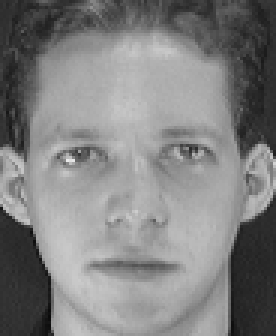
#> input picture FaceRecognition-master/att_faces/s1/1.pgm, 92 x 112 px, given in place of the camera (shown 3 times larger)
$ python FaceCapture.py   (Python 2 division)   (older library calls are emulated)
#> lines starting #> are read from the running program, lines starting #| are printed output that depends on the picture
import cv2

cascPath = "haarcascade_frontalface_default.xml"
faceCascade = cv2.CascadeClassifier(cascPath)

video_capture = cv2.VideoCapture(0)
inx = 0

while True:
    ret, frame = video_capture.read()
#> frame is the input picture: shape (112, 92, 3); min 11, max 234, mean 128.3

    gray = cv2.cvtColor(frame, cv2.COLOR_BGR2GRAY)

    faces = faceCascade.detectMultiScale(
        gray,
        scaleFactor=1.2,
        minNeighbors=5,
        minSize=(30, 30),
        flags=cv2.cv.CV_HAAR_SCALE_IMAGE
    )
#> faces = [[6, 22, 82, 82]]

    # Draw a rectangle around the faces
    for (x, y, w, h) in faces:
        head = gray[y:y + h, x:x + w]
        # head = cv2.resize(head, (92/ w, 112/h), interpolation=cv2.INTER_CUBIC)
        sX = 92.0 / w
        sY = 112.0 / w
        head = cv2.resize(head, None, fx=sX, fy=sY, interpolation=cv2.INTER_CUBIC)
        cv2.imshow('Clip', head)
        cv2.moveWindow('Clip', 700, 0)
#> this loop made 1 pass
#> (x, y, w, h, sX, sY) on pass 1: (6, 22, 82, 82, 1.12, 1.37)
#> pass 1, `head = gray[y:y + h, x:x + w]`:
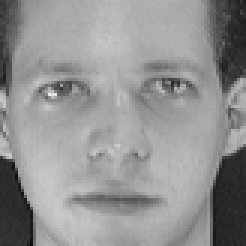
#> head: shape (82, 82) (shown 3 times larger); min 12, max 234, mean 146.2
#> pass 1, `head = cv2.resize(head, None, fx=sX, fy=sY, interpolation=cv2.INTER_CU..`:
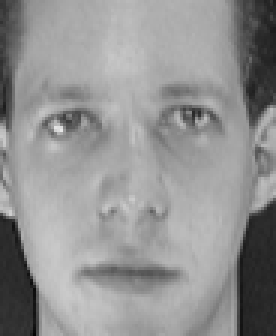
#> head: shape (112, 92) (shown 3 times larger); min 4, max 231, mean 146.2
        # cv2.rectangle(frame, (x, y), (x + w, y + h), (0, 255, 0), 2)
        # print "X: %d Y: %d W: %d, H: %d" % (x, y, w, h)

    # Display the resulting frame
    cv2.imshow('Video', frame)
    # head = cv2.equalizeHist(head)
    cv2.moveWindow('Video', 0, 0)
    k = cv2.waitKey(1) & 0xFF
#> (key q is pressed here)
    if k == ord('q'):
        break
    elif k == ord('s'):
        fileName = './faces/' + str(inx) + '.pgm'
        print fileName
        cv2.imwrite(fileName, head)
        inx += 1

# When everything is done, release the capture
video_capture.release()
cv2.destroyAllWindows()

$ run again, on FaceRecognition-master/att_faces/s1/10.pgm
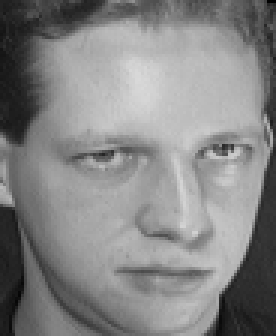
#> input picture FaceRecognition-master/att_faces/s1/10.pgm, 92 x 112 px, given in place of the camera (shown 3 times larger)
#> frame is the input picture: shape (112, 92, 3); min 1, max 217, mean 132.8
#> faces = [[13, 25, 78, 78]]
#> the loop `for (x, y, w, h) in faces:` made 1 pass
#> (x, y, w, h, sX, sY) on pass 1: (13, 25, 78, 78, 1.18, 1.44)
#> pass 1, `head = gray[y:y + h, x:x + w]`:
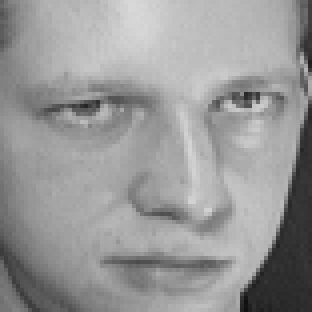
#> head: shape (78, 78) (shown 4 times larger); min 15, max 217, mean 152
#> pass 1, `head = cv2.resize(head, None, fx=sX, fy=sY, interpolation=cv2.INTER_CU..`:
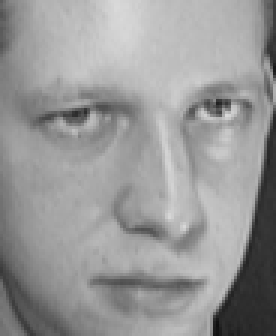
#> head: shape (112, 92) (shown 3 times larger); min 15, max 217, mean 152

$ run again, on FaceRecognition-master/att_faces/s1/3.pgm
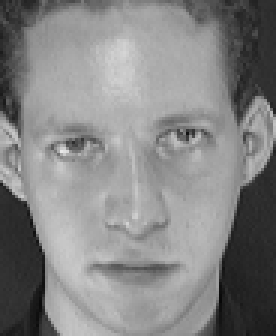
#> input picture FaceRecognition-master/att_faces/s1/3.pgm, 92 x 112 px, given in place of the camera (shown 3 times larger)
#> frame is the input picture: shape (112, 92, 3); min 7, max 232, mean 132.6
#> faces = [[3, 16, 86, 86]]
#> the loop `for (x, y, w, h) in faces:` made 1 pass
#> (x, y, w, h, sX, sY) on pass 1: (3, 16, 86, 86, 1.07, 1.3)
#> pass 1, `head = gray[y:y + h, x:x + w]`:
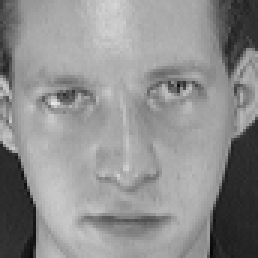
#> head: shape (86, 86) (shown 3 times larger); min 7, max 232, mean 142.7
#> pass 1, `head = cv2.resize(head, None, fx=sX, fy=sY, interpolation=cv2.INTER_CU..`:
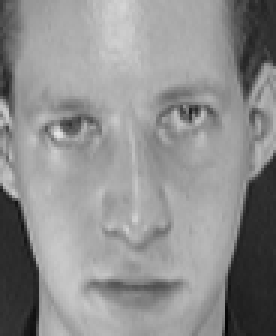
#> head: shape (112, 92) (shown 3 times larger); min 3, max 229, mean 142.7
